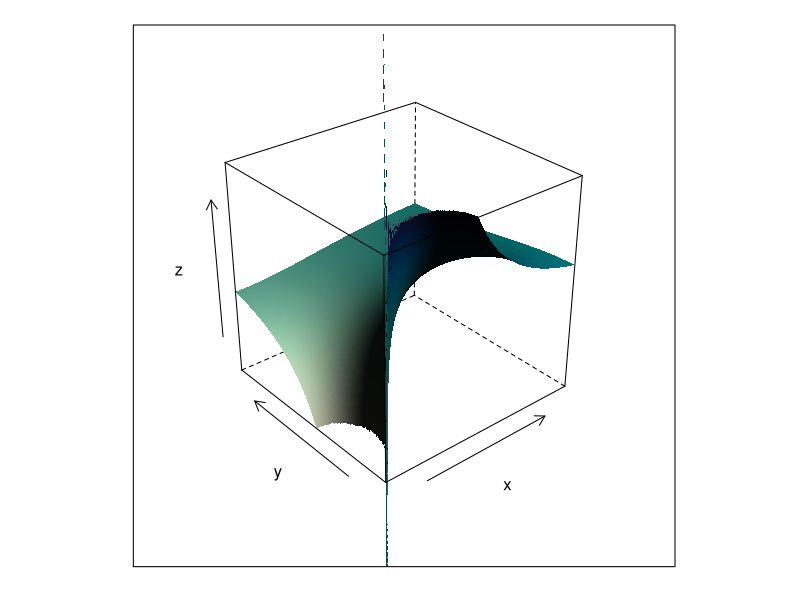

Reproduce this figure in R.
# Exemple pour intégration multiple

rm(list=ls()); library(lattice)

###############################################################################
# Exemple : f(x, y) = (x^2 - y^2) / (x^2 + y^2)^2
# Change de signe => ordre d'intgration compte
grid <- seq(0, 1, length.out=5e2)
f <- expand.grid(x=grid, y=grid)
f$z <- (f$x^2 - f$y^2) / (f$x^2 + f$y^2)^2
wireframe(z ~ x * y, data=f, shade=TRUE, light.source = c(3,3,3), zlim=c(-5, 5))
